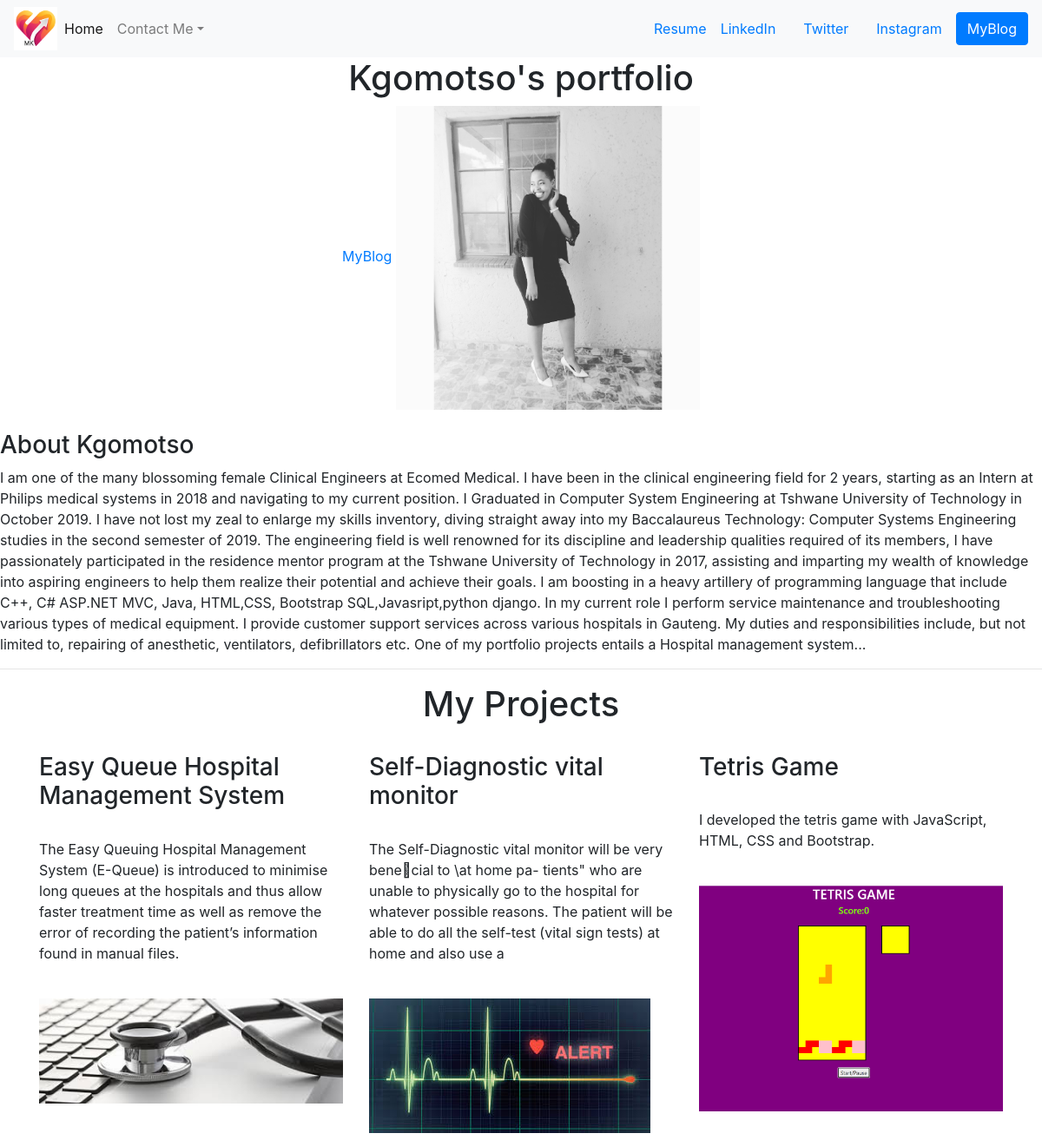
Before: / with the older database file.
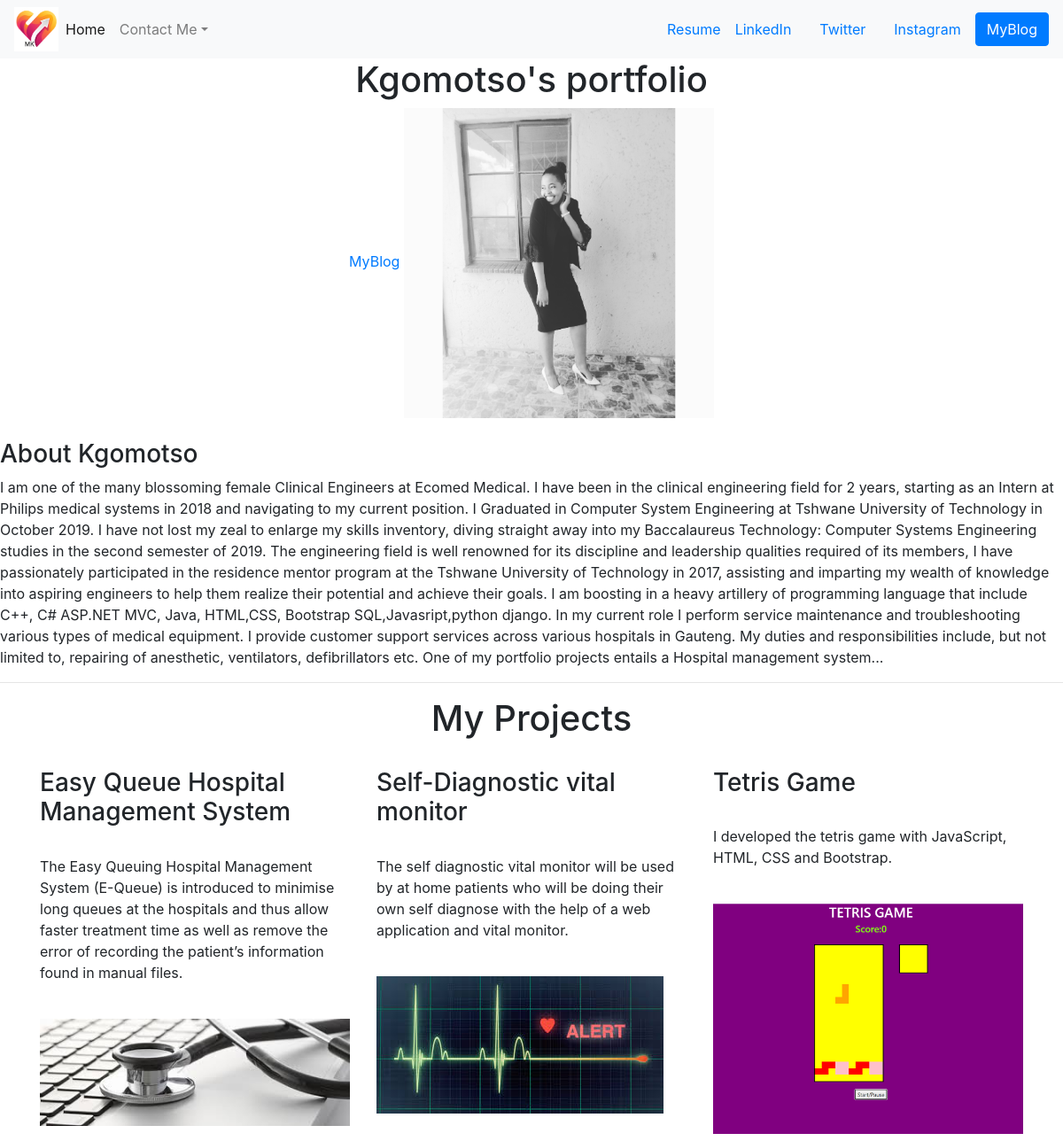
After: the same page with the newer database file.
### portfolio/models.py (models this page shows, shortened)
class Project(models.Model):
    tittle = models.CharField(max_length=100)
    description = models.CharField(max_length=250)
    image = models.ImageField(upload_to='portfolio/images')
    url = models.URLField(blank = True)

### portfolio/views.py (the view)
# urls.py: 2. Add a URL to urlpatterns:  path('', views.home, name='home')
def home(request):
    projects = Project.objects.all()
    return render(request,'portfolio/home.html',{'projects':projects})

### portfolio/templates/portfolio/home.html (shortened to what this page needs)
{% extends 'portfolio/base.html' %}
{% block content %}
<div  class="text-center">
    <h1>Kgomotso's portfolio</h1>
    {% load static %}
    <a href="{% url 'blog:all_blogs' %}">MyBlog</a>
    <img src="{% static 'portfolio/march.jpg' %}" height=350 width=350>
</div>
<br>
<h3>About Kgomotso</h3>
<p>I am one of the many blossoming female Clinical Engineers at Ecomed Medical. I have been in the clinical engineering field for 2 years, starting as an Intern at Philips medical systems in 2018 and navigating to my current position.
  I Graduated in Computer System Engineering at Tshwane University of Technology in October 2019. I have not lost my zeal to enlarge my skills inventory, diving straight away into my Baccalaureus Technology: Computer Systems Engineering studies in the second semester of 2019.
  The engineering field is well renowned for its discipline and leadership qualities required of its members, I have passionately participated in the residence mentor program at the Tshwane University of Technology in 2017, assisting and imparting my wealth of knowledge into aspiring engineers to help them realize their potential and achieve their goals. I am boosting in a heavy artillery of programming language that include C++, C# ASP.NET MVC, Java, HTML,CSS, Bootstrap SQL,Javasript,python django.
  In my current role I perform service maintenance and troubleshooting various types of medical equipment. I provide customer support services across various hospitals in Gauteng. My duties and responsibilities include, but not limited to, repairing of anesthetic, ventilators, defibrillators etc.
  One of my portfolio projects entails a Hospital management system...</p>
<hr>
    <h1 class="text-center">My Projects</h1>
<br>
<div class="container">
  <div class="row">
    {% for project in projects %}
  <div class="col-lg-4 col-md-6">
<div>
    <h3>{{ project.tittle }}</h3>
</div>
<br>
<div>
    <p>{{ project.description }}</p>
</div>
<br>
    {% if project.url %}
    <a href="{{ project.url }}">
      <img src="{{ project.image.url }}" class="img-fluid mb-2">
    </a>
    {% else %}
    <img src="{{ project.image.url }}" class="img-fluid mb-2">
    {% endif %}
  </div>
    {% endfor %}
    </div>
  </div>
{% endblock %}

### portfolio/templates/portfolio/base.html (shortened to what this page needs)
<!doctype html>
<html lang="en">
  <head>
    <link rel="stylesheet" href="https://stackpath.bootstrapcdn.com/bootstrap/4.5.0/css/bootstrap.min.css">
{% load static %}
  </head>
  <body>
    <nav class="navbar navbar-expand-lg navbar-light bg-light">
  <img src="{% static 'portfolio/Logo2.png' %}" width="50" height="50" class="d-inline-block align-top" alt="Kgomotso's Logo">
  <div class="collapse navbar-collapse" id="navbarSupportedContent">
    <ul class="navbar-nav mr-auto">
      <li class="nav-item active">
        <a class="nav-link" href="#">Home <span class="sr-only">(current)</span></a>
      </li>
    <li class="nav-item dropdown">
      <a class="nav-link dropdown-toggle" href="#" id="navbarDropdown" role="button" data-toggle="dropdown" aria-haspopup="true" aria-expanded="false">Contact Me</a>
      </li>
    </ul>
    <div class="nav-item">
     <a href = "{% static 'portfolio/Matsobane1.pdf' %}">Resume</a>
    </div>
      <div class="nav-item">
      <a class="nav-link" href="https://www.linkedin.com/in/kgomotso-mahomela-726b12149/" target="_blank">LinkedIn</a>
    </div>
    <div class="nav-item">
              <a class="nav-link" href="https://twitter.com/Motso_mahomela" target="_blank">Twitter</a>
      </div>
    <div class="nav-item">
      <a class="nav-link" href="https://www.instagram.com/kgomotsomahomela/"  target="_blank">Instagram</a>
    </div>
    <div>
          <a role="button" href="{% url 'blog:all_blogs' %}" class="btn btn-primary">MyBlog</a>
    </div>
    </div>
    </nav>
  {% block content %}{% endblock %}
    </body>
  </html>

Changed rows visible on the page:
changed Project "Self-Diagnostic vital monitor": description "The Self-Diagnostic vital monitor will be very bene cial to \\at home pa- tients\" who are unable to physically go to the hospital for whatever possible reasons. The patient will be able to do all the self-test (vital sign tests) at home and also use a" → "The self diagnostic vital monitor will be used by at home patients who will be doing their own self diagnose with the help of a web application and vital monitor."
